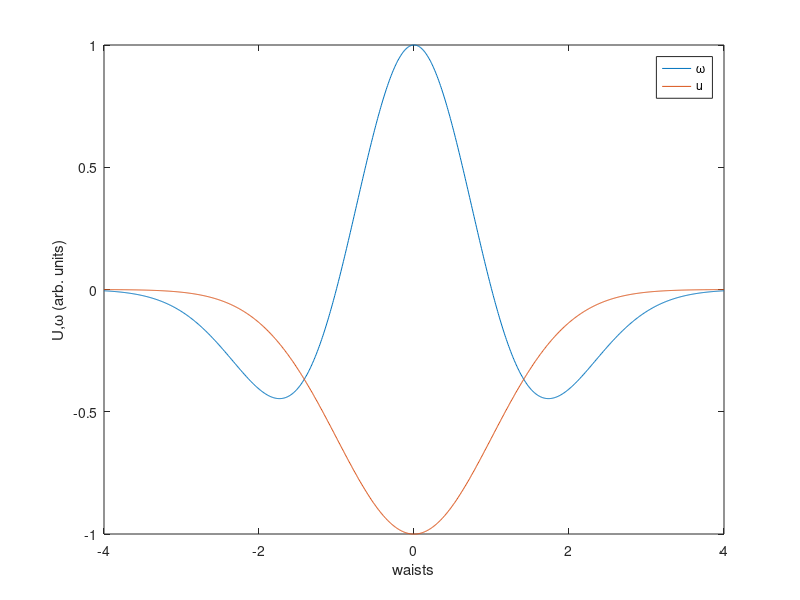

Source code (MATLAB):
std=4;
u=-gausswin(1e3,std);
u=u./range(u);
dw=diff(u,2);
dw=dw/max(dw);
xw=linspace(-std,std,size(dw,1))';
xu=linspace(-std,std,size(u,1))';
plot(xw,dw)
hold on
plot(xu,u)
hold off
ylim([-1,1])
legend('\omega','u')
xlabel('waists')
ylabel('U,\omega (arb. units)')